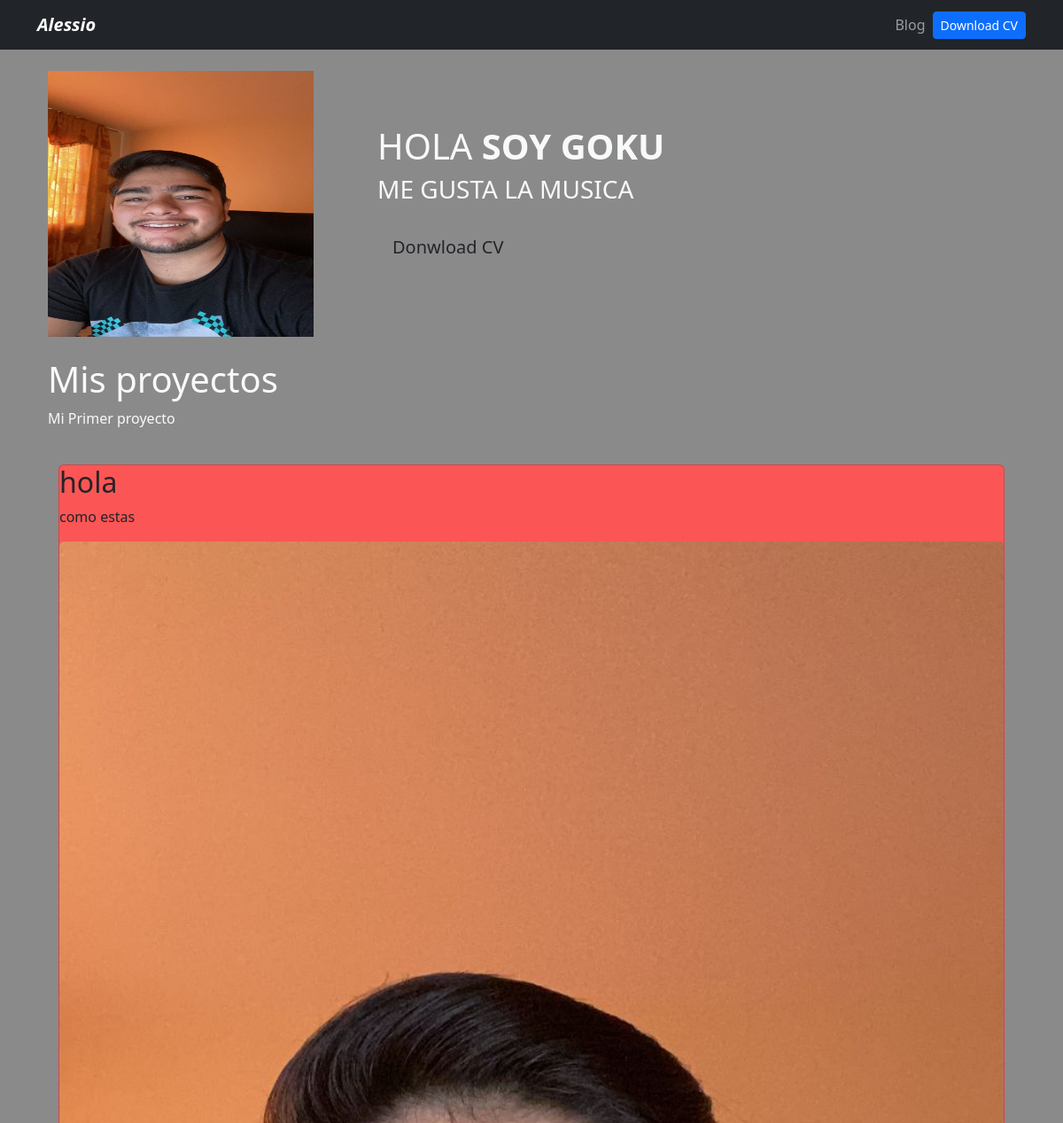
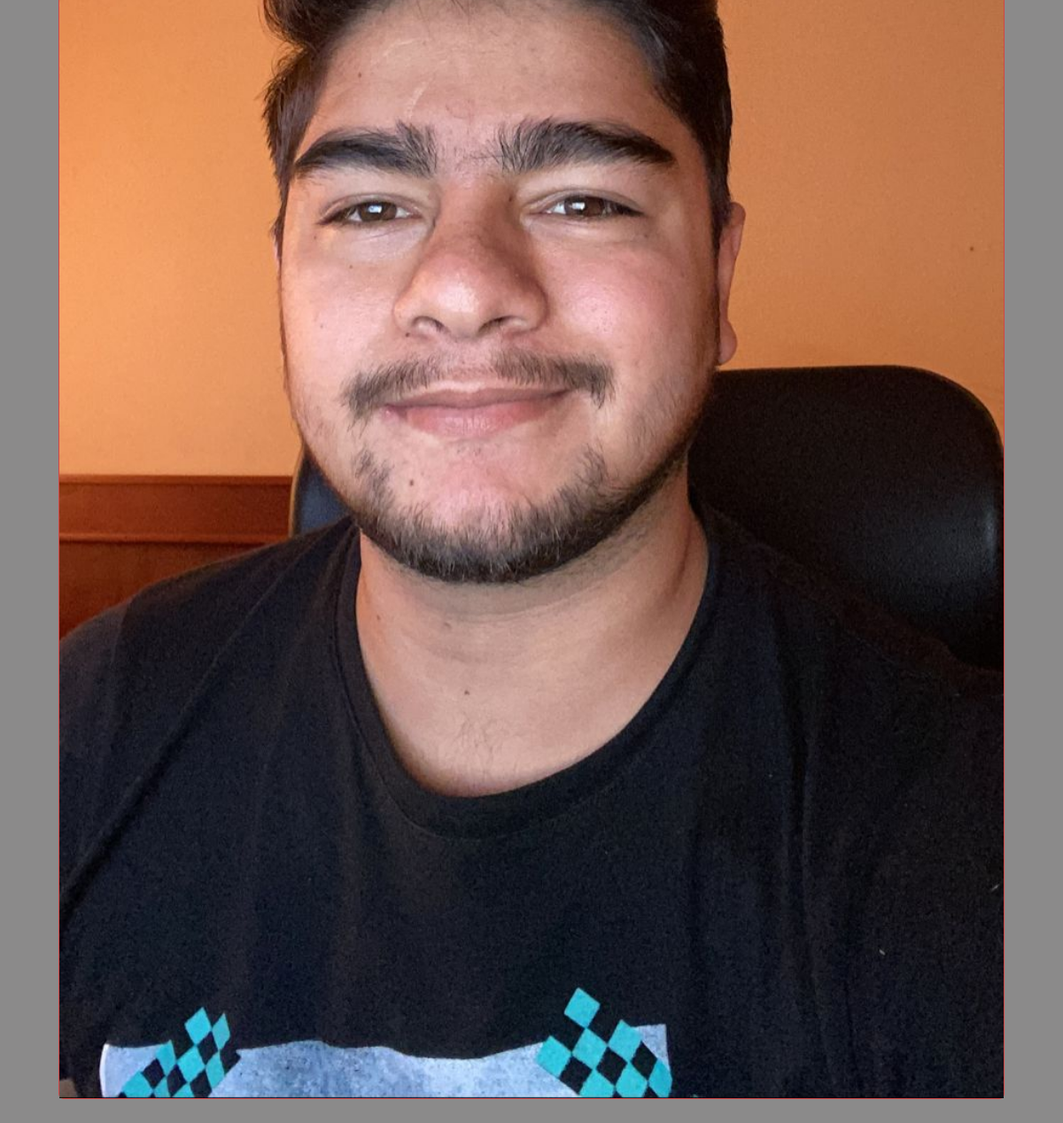
The page / on the database its author committed (2 pictures, top to bottom).
### portfolio/models.py (models this page shows)
class Project(models.Model):
    title = CharField(max_length=100)
    description = CharField(max_length=250)
    image = ImageField(upload_to='portfolio/images')
    url = URLField(blank=True)

### portfolio/views.py (the view)
# urls.py: 2. Add a URL to urlpatterns:  path('', views.home, name='home')
def home(request):
    projects = Project.objects.all()
    return render(request,'home.html', {'projects': projects})

### portfolio/templates/home.html (shortened to what this page needs)
{% extends 'layout.html' %}
{% block content %}
{% load static %}
<header class="row btn-light">
    <div class="col-md-4">
        <img src="{% static 'perfil.jpg' %}" alt="" width="300" height="300">
    </div>
    <div class="col-md-8 my-auto">
        <h1> HOLA <strong> SOY GOKU </strong></h1>
        <h3> ME GUSTA LA MUSICA </h3>
        <a class="btn btn-primay btn-lg rounded-0 my-3" href="{% static 'curriculum.pdf' %}" target="_blank">Donwload CV </a>
    </div>
</header>
<div class="row my-4 texte-center">
    <h1>Mis proyectos </h1>
    <p> Mi Primer proyecto </p>
    {% for project in projects %}
        <div class="col -md-4 p-4">
            <div class="card card-project"  style="background-color: #fc5555;">
                <h2>{{project.title}}</h2>
                <p>{{project.description}}</p>
                <img src ="{{project.image.url}}" alt="{{project.title}}" class="card-img-top">
            </div>
        </div>
    </div>
    {% endfor %}
    {% endblock %}

### portfolio/templates/layout.html (shortened to what this page needs)
{% load static %}
<!DOCTYPE html>
<html lang="en">
<head>
    <link href="https://cdn.jsdelivr.net/npm/bootstrap@5.3.1/dist/css/bootstrap.min.css" rel="stylesheet">
    <link rel="stylesheet" href="{% static 'main.css' %}">
</head>
<body class="text-light">
    {% include 'partials/navbar.html' %}
    <div class="container p-4">
        {% block content %}
        {% endblock %}
    </div>
</body>
</html>

### portfolio/templates/partials/navbar.html (shortened to what this page needs)
{% load static %}
<nav class="navbar navbar-expand-lg navbar-dark bg-dark">
  <div class="container">
    <a class="navbar-brand fw-bold fst-italic" href="/">Alessio</a>
    <div class="collapse navbar-collapse" id="navbarNav">
      <ul class="navbar-nav ms-auto">
        <li class="nav-item">
          <a class="nav-link" href="{% url 'blog:posts' %}">Blog</a>
        </li>
        <li class="nav-item d-flex align-items-center">
          <a class="btn btn-primary btn-sm" href="{% static 'curriculum.pdf' %}" target="_blank">Download CV</a>
        </li>
      </ul>
    </div>
  </div>
</nav>

### portfolio/static/main.css (style rules this page uses)
body { background: #8b8a8a; }

### rows shown on the page
Project: title "hola", description "como estas", image (picture)
